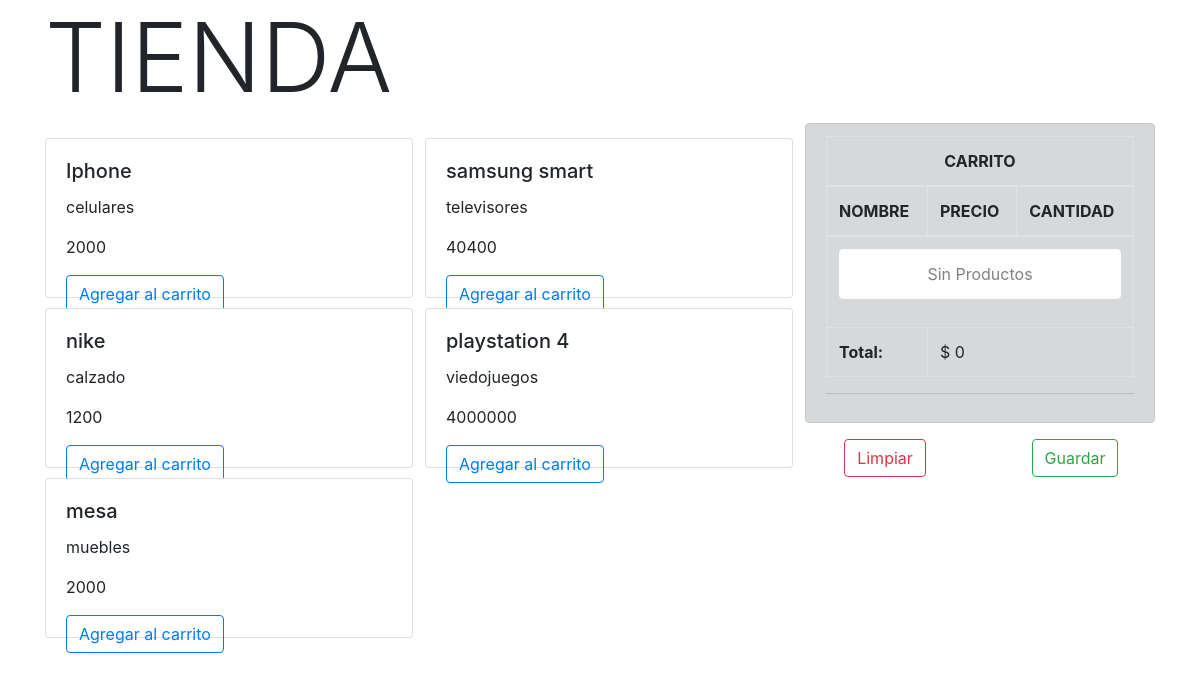
The page / on the database its author committed.
### CarritoApp/models.py (models this page shows, shortened)
class Producto(models.Model):
    nombre = models.CharField(max_length=64)
    categoria = models.CharField(max_length=32)
    precio = models.IntegerField()

### CarritoApp/views.py (the view)
# urls.py: path('', tienda, name="Tienda"),
def tienda(request):
    productos = Producto.objects.all()
    return render(request, "tienda.html", {'productos':productos})

### CarritoApp/context_processor.py (called while the page is built)
def total_carrito(request):
    total = 0
    if request.user.is_authenticated:
        if "carrito" in request.session.keys():
            for key, value in request.session["carrito"].items():
                total += int(value["acumulado"])
    return {"total_carrito": total}

### CarritoApp/templates/tienda.html (shortened to what this page needs)
<!DOCTYPE html>
{% load static %}
<html lang="es">
<head>
    <link rel="stylesheet" href="https://cdn.jsdelivr.net/npm/bootstrap@4.3.1/dist/css/bootstrap.min.css">
</head>
<body>
    <div class="container">
        <div class="row">
            <div class="col-12 align-self-center"><h1 class="display-1">TIENDA</h1></div>
        </div>
        <div class="row">
            <div class="col-8">
                <div class="row" style="padding: 10px 0;">
                    <div class="col-12">
                        <div class="row">
                            {% for producto in productos %}
                            <div class="col-6">
                                <div class="card" style="height: 10rem; width: 23rem; margin: 5px 0px;">
                                    <div class="card-body ">
                                        <h5 class="card-title">{{producto.nombre}}</h5>
                                        <p class="card-text">{{producto.categoria}}</p>
                                        <p class="card-text">{{producto.precio}}</p>
                                        <a href="{% url 'Add' producto.id %}" class="btn btn-outline-primary">Agregar al carrito</a>
                                    </div>
                                </div>
                            </div>
                            {% endfor %}
                        </div>
                    </div>
                </div>
            </div>
            <div class="col-4">
                {% include "carrito.html" %}
            </div>
        </div>
    </div>
</body>
</html>

### CarritoApp/templates/carrito.html
<div class="alert alert-dark" role="alert">
<table class="table table-bordered">
  <thead>
    <tr>
      <th scope="row" colspan="3" class="text-center">CARRITO</th>
    </tr>
    <tr>
      <th scope="col">NOMBRE</th>
      <th scope="col">PRECIO</th>
      <th scope="col">CANTIDAD</th>
    </tr>
  </thead>
  <tbody>
  {% if request.session.carrito.items %}
  {% for key, value in request.session.carrito.items %}
    <tr>
      <td>{{value.nombre}}</td>
      <td>{{value.precio}}</td>
      <td>{{value.acumulado}}
        <a href="{% url 'Add' value.producto_id %}" class="badge btn btn-dark badge-dark">+</a>
        <a href="{% url 'Sub' value.producto_id %}" class="badge btn btn-dark badge-dark">-</a>
      </td>
    </tr>
  {% endfor %}
  {% else %}
  <tr>
      <td colspan="3">
          <div class="alert alert-light text-center"> Sin Productos </div>
      </td>
  </tr>
  {% endif %}
    <tr>
      <th scope="row">Total:</th>
      <td colspan="2">$ {{total_carrito}}</td>
    </tr>
  </tbody>
</table>
<hr>
</div>
<div class="row text-center">
    <div class="col-6"><a href="{% url 'CLS' %}" class="btn btn-outline-danger">Limpiar</a></div>
    <div class="col-6"><a href="#" class="btn btn-outline-success">Guardar</a></div>
</div>

### rows shown on the page
Producto: nombre "Iphone", categoria "celulares", precio "2000"
Producto: nombre "samsung smart", categoria "televisores", precio "40400"
Producto: nombre "nike", categoria "calzado", precio "1200"
Producto: nombre "playstation 4", categoria "viedojuegos", precio "4000000"
Producto: nombre "mesa", categoria "muebles", precio "2000"

### other values the page prints
{{ total_carrito }} "0"
